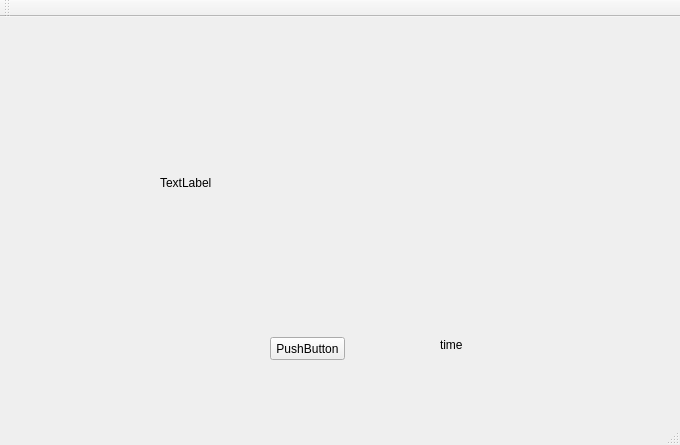
<?xml version="1.0" encoding="UTF-8"?>
<ui version="4.0">
 <class>MainWindow</class>
 <widget class="QMainWindow" name="MainWindow">
  <property name="geometry">
   <rect>
    <x>0</x>
    <y>0</y>
    <width>680</width>
    <height>445</height>
   </rect>
  </property>
  <property name="windowTitle">
   <string>MainWindow</string>
  </property>
  <widget class="QWidget" name="centralWidget">
   <widget class="QPushButton" name="pushButton">
    <property name="geometry">
     <rect>
      <x>270</x>
      <y>320</y>
      <width>75</width>
      <height>23</height>
     </rect>
    </property>
    <property name="text">
     <string>PushButton</string>
    </property>
   </widget>
   <widget class="QLabel" name="label">
    <property name="geometry">
     <rect>
      <x>160</x>
      <y>40</y>
      <width>301</width>
      <height>251</height>
     </rect>
    </property>
    <property name="text">
     <string>TextLabel</string>
    </property>
   </widget>
   <widget class="QLabel" name="label_Time">
    <property name="geometry">
     <rect>
      <x>440</x>
      <y>320</y>
      <width>71</width>
      <height>16</height>
     </rect>
    </property>
    <property name="text">
     <string>time</string>
    </property>
   </widget>
  </widget>
  <widget class="QMenuBar" name="menuBar">
   <property name="geometry">
    <rect>
     <x>0</x>
     <y>0</y>
     <width>680</width>
     <height>23</height>
    </rect>
   </property>
  </widget>
  <widget class="QToolBar" name="mainToolBar">
   <attribute name="toolBarArea">
    <enum>TopToolBarArea</enum>
   </attribute>
   <attribute name="toolBarBreak">
    <bool>false</bool>
   </attribute>
  </widget>
  <widget class="QStatusBar" name="statusBar"/>
 </widget>
 <layoutdefault spacing="6" margin="11"/>
 <resources/>
 <connections/>
</ui>
